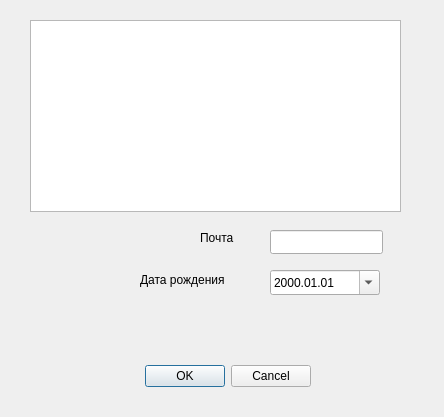
<?xml version="1.0" encoding="UTF-8"?>
<ui version="4.0">
 <class>d_account</class>
 <widget class="QDialog" name="d_account">
  <property name="geometry">
   <rect>
    <x>0</x>
    <y>0</y>
    <width>444</width>
    <height>417</height>
   </rect>
  </property>
  <property name="windowTitle">
   <string>Личный кабинет</string>
  </property>
  <widget class="QDialogButtonBox" name="buttonBox">
   <property name="geometry">
    <rect>
     <x>140</x>
     <y>360</y>
     <width>171</width>
     <height>32</height>
    </rect>
   </property>
   <property name="orientation">
    <enum>Qt::Horizontal</enum>
   </property>
   <property name="standardButtons">
    <set>QDialogButtonBox::Cancel|QDialogButtonBox::Ok</set>
   </property>
  </widget>
  <widget class="QLineEdit" name="lineEdit">
   <property name="geometry">
    <rect>
     <x>270</x>
     <y>230</y>
     <width>113</width>
     <height>24</height>
    </rect>
   </property>
   <property name="text">
    <string/>
   </property>
  </widget>
  <widget class="QLabel" name="label">
   <property name="geometry">
    <rect>
     <x>200</x>
     <y>230</y>
     <width>55</width>
     <height>16</height>
    </rect>
   </property>
   <property name="text">
    <string>Почта</string>
   </property>
  </widget>
  <widget class="QLabel" name="label_2">
   <property name="geometry">
    <rect>
     <x>140</x>
     <y>270</y>
     <width>111</width>
     <height>20</height>
    </rect>
   </property>
   <property name="text">
    <string>Дата рождения</string>
   </property>
  </widget>
  <widget class="QDateEdit" name="dateEdit">
   <property name="geometry">
    <rect>
     <x>270</x>
     <y>270</y>
     <width>110</width>
     <height>25</height>
    </rect>
   </property>
   <property name="dateTime">
    <datetime>
     <hour>0</hour>
     <minute>0</minute>
     <second>0</second>
     <year>2000</year>
     <month>1</month>
     <day>1</day>
    </datetime>
   </property>
   <property name="displayFormat">
    <string>yyyy.MM.dd</string>
   </property>
   <property name="calendarPopup">
    <bool>true</bool>
   </property>
  </widget>
  <widget class="QTableView" name="tableView">
   <property name="geometry">
    <rect>
     <x>30</x>
     <y>20</y>
     <width>371</width>
     <height>192</height>
    </rect>
   </property>
  </widget>
 </widget>
 <resources/>
 <connections>
  <connection>
   <sender>buttonBox</sender>
   <signal>accepted()</signal>
   <receiver>d_account</receiver>
   <slot>accept()</slot>
   <hints>
    <hint type="sourcelabel">
     <x>248</x>
     <y>254</y>
    </hint>
    <hint type="destinationlabel">
     <x>157</x>
     <y>274</y>
    </hint>
   </hints>
  </connection>
  <connection>
   <sender>buttonBox</sender>
   <signal>rejected()</signal>
   <receiver>d_account</receiver>
   <slot>reject()</slot>
   <hints>
    <hint type="sourcelabel">
     <x>316</x>
     <y>260</y>
    </hint>
    <hint type="destinationlabel">
     <x>286</x>
     <y>274</y>
    </hint>
   </hints>
  </connection>
 </connections>
</ui>
